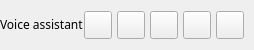
           <widget class="QFrame" name="contentTopBg">
            <property name="minimumSize">
             <size>
              <width>0</width>
              <height>50</height>
             </size>
            </property>
            <property name="maximumSize">
             <size>
              <width>16777215</width>
              <height>50</height>
             </size>
            </property>
            <property name="frameShape">
             <enum>QFrame::Shape::NoFrame</enum>
            </property>
            <property name="frameShadow">
             <enum>QFrame::Shadow::Raised</enum>
            </property>
            <layout class="QHBoxLayout" name="horizontalLayout">
             <property name="spacing">
              <number>0</number>
             </property>
             <property name="leftMargin">
              <number>0</number>
             </property>
             <property name="topMargin">
              <number>0</number>
             </property>
             <property name="rightMargin">
              <number>10</number>
             </property>
             <property name="bottomMargin">
              <number>0</number>
             </property>
             <item>
              <widget class="QFrame" name="leftBox">
               <property name="sizePolicy">
                <sizepolicy hsizetype="Expanding" vsizetype="Preferred">
                 <horstretch>0</horstretch>
                 <verstretch>0</verstretch>
                </sizepolicy>
               </property>
               <property name="frameShape">
                <enum>QFrame::Shape::NoFrame</enum>
               </property>
               <property name="frameShadow">
                <enum>QFrame::Shadow::Raised</enum>
               </property>
               <layout class="QHBoxLayout" name="horizontalLayout_3">
                <property name="spacing">
                 <number>0</number>
                </property>
                <property name="leftMargin">
                 <number>0</number>
                </property>
                <property name="topMargin">
                 <number>0</number>
                </property>
                <property name="rightMargin">
                 <number>0</number>
                </property>
                <property name="bottomMargin">
                 <number>0</number>
                </property>
                <item>
                 <widget class="QLabel" name="titleRightInfo">
                  <property name="sizePolicy">
                   <sizepolicy hsizetype="Preferred" vsizetype="Expanding">
                    <horstretch>0</horstretch>
                    <verstretch>0</verstretch>
                   </sizepolicy>
                  </property>
                  <property name="maximumSize">
                   <size>
                    <width>16777215</width>
                    <height>45</height>
                   </size>
                  </property>
                  <property name="font">
                   <font>
                    <family>Peak 5pt</family>
                    <pointsize>9</pointsize>
                    <italic>false</italic>
                    <bold>false</bold>
                   </font>
                  </property>
                  <property name="styleSheet">
                   <string notr="true">font: 9pt &quot;Peak 5pt&quot;;</string>
                  </property>
                  <property name="text">
                   <string>Voice assistant</string>
                  </property>
                  <property name="alignment">
                   <set>Qt::AlignmentFlag::AlignLeading|Qt::AlignmentFlag::AlignLeft|Qt::AlignmentFlag::AlignVCenter</set>
                  </property>
                 </widget>
                </item>
               </layout>
              </widget>
             </item>
             <item alignment="Qt::AlignmentFlag::AlignRight">
              <widget class="QFrame" name="rightButtons">
               <property name="minimumSize">
                <size>
                 <width>0</width>
                 <height>28</height>
                </size>
               </property>
               <property name="frameShape">
                <enum>QFrame::Shape::NoFrame</enum>
               </property>
               <property name="frameShadow">
                <enum>QFrame::Shadow::Raised</enum>
               </property>
               <layout class="QHBoxLayout" name="horizontalLayout_2">
                <property name="spacing">
                 <number>5</number>
                </property>
                <property name="leftMargin">
                 <number>0</number>
                </property>
                <property name="topMargin">
                 <number>0</number>
                </property>
                <property name="rightMargin">
                 <number>0</number>
                </property>
                <property name="bottomMargin">
                 <number>0</number>
                </property>
                <item>
                 <widget class="QPushButton" name="tetris_button">
                  <property name="minimumSize">
                   <size>
                    <width>28</width>
                    <height>28</height>
                   </size>
                  </property>
                  <property name="maximumSize">
                   <size>
                    <width>28</width>
                    <height>28</height>
                   </size>
                  </property>
                  <property name="cursor">
                   <cursorShape>PointingHandCursor</cursorShape>
                  </property>
                  <property name="toolTip">
                   <string>Tetris</string>
                  </property>
                  <property name="text">
                   <string/>
                  </property>
                  <property name="icon">
                   <iconset>
                    <normaloff>images/icons/tetris1_icon.png</normaloff>images/icons/tetris1_icon.png</iconset>
                  </property>
                  <property name="iconSize">
                   <size>
                    <width>20</width>
                    <height>20</height>
                   </size>
                  </property>
                 </widget>
                </item>
                <item>
                 <widget class="QPushButton" name="settingsTopBtn">
                  <property name="minimumSize">
                   <size>
                    <width>28</width>
                    <height>28</height>
                   </size>
                  </property>
                  <property name="maximumSize">
                   <size>
                    <width>28</width>
                    <height>28</height>
                   </size>
                  </property>
                  <property name="cursor">
                   <cursorShape>PointingHandCursor</cursorShape>
                  </property>
                  <property name="toolTip">
                   <string>Settings</string>
                  </property>
                  <property name="text">
                   <string/>
                  </property>
                  <property name="icon">
                   <iconset>
                    <normaloff>:/icons/images/icons/icon_settings.png</normaloff>:/icons/images/icons/icon_settings.png</iconset>
                  </property>
                  <property name="iconSize">
                   <size>
                    <width>20</width>
                    <height>20</height>
                   </size>
                  </property>
                 </widget>
                </item>
                <item>
                 <widget class="QPushButton" name="minimizeAppBtn">
                  <property name="minimumSize">
                   <size>
                    <width>28</width>
                    <height>28</height>
                   </size>
                  </property>
                  <property name="maximumSize">
                   <size>
                    <width>28</width>
                    <height>28</height>
                   </size>
                  </property>
                  <property name="cursor">
                   <cursorShape>PointingHandCursor</cursorShape>
                  </property>
                  <property name="toolTip">
                   <string>Minimize</string>
                  </property>
                  <property name="text">
                   <string/>
                  </property>
                  <property name="icon">
                   <iconset>
                    <normaloff>:/icons/images/icons/icon_minimize.png</normaloff>:/icons/images/icons/icon_minimize.png</iconset>
                  </property>
                  <property name="iconSize">
                   <size>
                    <width>20</width>
                    <height>20</height>
                   </size>
                  </property>
                 </widget>
                </item>
                <item>
                 <widget class="QPushButton" name="maximizeRestoreAppBtn">
                  <property name="minimumSize">
                   <size>
                    <width>28</width>
                    <height>28</height>
                   </size>
                  </property>
                  <property name="maximumSize">
                   <size>
                    <width>28</width>
                    <height>28</height>
                   </size>
                  </property>
                  <property name="font">
                   <font>
                    <family>Segoe UI</family>
                    <pointsize>10</pointsize>
                    <italic>false</italic>
                    <bold>false</bold>
                    <stylestrategy>PreferDefault</stylestrategy>
                   </font>
                  </property>
                  <property name="cursor">
                   <cursorShape>PointingHandCursor</cursorShape>
                  </property>
                  <property name="toolTip">
                   <string>Maximize</string>
                  </property>
                  <property name="text">
                   <string/>
                  </property>
                  <property name="icon">
                   <iconset>
                    <normaloff>:/icons/images/icons/icon_maximize.png</normaloff>:/icons/images/icons/icon_maximize.png</iconset>
                  </property>
                  <property name="iconSize">
                   <size>
                    <width>20</width>
                    <height>20</height>
                   </size>
                  </property>
                 </widget>
                </item>
                <item>
                 <widget class="QPushButton" name="closeAppBtn">
                  <property name="minimumSize">
                   <size>
                    <width>28</width>
                    <height>28</height>
                   </size>
                  </property>
                  <property name="maximumSize">
                   <size>
                    <width>28</width>
                    <height>28</height>
                   </size>
                  </property>
                  <property name="cursor">
                   <cursorShape>PointingHandCursor</cursorShape>
                  </property>
                  <property name="toolTip">
                   <string>Close</string>
                  </property>
                  <property name="text">
                   <string/>
                  </property>
                  <property name="icon">
                   <iconset>
                    <normaloff>:/icons/images/icons/icon_close.png</normaloff>:/icons/images/icons/icon_close.png</iconset>
                  </property>
                  <property name="iconSize">
                   <size>
                    <width>20</width>
                    <height>20</height>
                   </size>
                  </property>
                 </widget>
                </item>
               </layout>
              </widget>
             </item>
            </layout>
           </widget>
